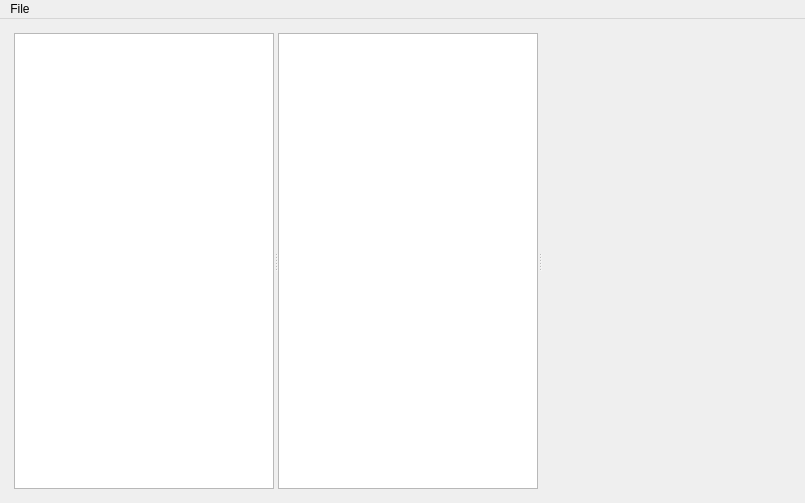
<?xml version="1.0" encoding="UTF-8"?>
<ui version="4.0">
 <class>MainWindow</class>
 <widget class="QMainWindow" name="MainWindow">
  <property name="geometry">
   <rect>
    <x>0</x>
    <y>0</y>
    <width>805</width>
    <height>503</height>
   </rect>
  </property>
  <property name="minimumSize">
   <size>
    <width>400</width>
    <height>450</height>
   </size>
  </property>
  <property name="windowTitle">
   <string>MainWindow</string>
  </property>
  <widget class="QWidget" name="centralwidget">
   <layout class="QHBoxLayout" name="horizontalLayout">
    <property name="spacing">
     <number>0</number>
    </property>
    <property name="leftMargin">
     <number>5</number>
    </property>
    <property name="topMargin">
     <number>5</number>
    </property>
    <property name="rightMargin">
     <number>0</number>
    </property>
    <property name="bottomMargin">
     <number>5</number>
    </property>
    <item>
     <widget class="QWidget" name="widget" native="true">
      <property name="sizePolicy">
       <sizepolicy hsizetype="Expanding" vsizetype="Expanding">
        <horstretch>0</horstretch>
        <verstretch>0</verstretch>
       </sizepolicy>
      </property>
      <property name="minimumSize">
       <size>
        <width>300</width>
        <height>0</height>
       </size>
      </property>
      <layout class="QHBoxLayout" name="horizontalLayout_2">
       <item>
        <widget class="QSplitter" name="splitter">
         <property name="sizePolicy">
          <sizepolicy hsizetype="Preferred" vsizetype="Preferred">
           <horstretch>0</horstretch>
           <verstretch>0</verstretch>
          </sizepolicy>
         </property>
         <property name="orientation">
          <enum>Qt::Horizontal</enum>
         </property>
         <widget class="NodeTreeView" name="treeView">
          <property name="sizePolicy">
           <sizepolicy hsizetype="Expanding" vsizetype="Preferred">
            <horstretch>0</horstretch>
            <verstretch>0</verstretch>
           </sizepolicy>
          </property>
         </widget>
         <widget class="QGraphicsView" name="view">
          <property name="sizePolicy">
           <sizepolicy hsizetype="Expanding" vsizetype="Expanding">
            <horstretch>0</horstretch>
            <verstretch>0</verstretch>
           </sizepolicy>
          </property>
          <property name="minimumSize">
           <size>
            <width>0</width>
            <height>0</height>
           </size>
          </property>
         </widget>
         <widget class="QWidget" name="deviceInterfaceComponents" native="true">
          <property name="sizePolicy">
           <sizepolicy hsizetype="Fixed" vsizetype="MinimumExpanding">
            <horstretch>0</horstretch>
            <verstretch>0</verstretch>
           </sizepolicy>
          </property>
          <property name="minimumSize">
           <size>
            <width>250</width>
            <height>450</height>
           </size>
          </property>
         </widget>
        </widget>
       </item>
      </layout>
     </widget>
    </item>
   </layout>
  </widget>
  <widget class="QMenuBar" name="menubar">
   <property name="geometry">
    <rect>
     <x>0</x>
     <y>0</y>
     <width>805</width>
     <height>30</height>
    </rect>
   </property>
   <widget class="QMenu" name="menuFile">
    <property name="title">
     <string>File</string>
    </property>
    <widget class="QMenu" name="menuImportData">
     <property name="title">
      <string>Import Data</string>
     </property>
     <addaction name="actionImportScenario"/>
     <addaction name="actionImportShip"/>
     <addaction name="actionImportController"/>
    </widget>
    <addaction name="actionLoadScenario"/>
    <addaction name="actionImportPackage"/>
    <addaction name="menuImportData"/>
   </widget>
   <addaction name="menuFile"/>
  </widget>
  <action name="actionLoadScenario">
   <property name="text">
    <string>Load Scenario</string>
   </property>
  </action>
  <action name="actionImportScenario">
   <property name="text">
    <string>Scenario</string>
   </property>
  </action>
  <action name="actionImportShip">
   <property name="text">
    <string>Ship</string>
   </property>
  </action>
  <action name="actionImportController">
   <property name="text">
    <string>Controller</string>
   </property>
  </action>
  <action name="actionImportPackage">
   <property name="text">
    <string>Import Package</string>
   </property>
  </action>
 </widget>
 <customwidgets>
  <customwidget>
   <class>NodeTreeView</class>
   <extends>QTreeView</extends>
   <header>nodetreeview.h</header>
  </customwidget>
 </customwidgets>
 <resources/>
 <connections/>
</ui>
